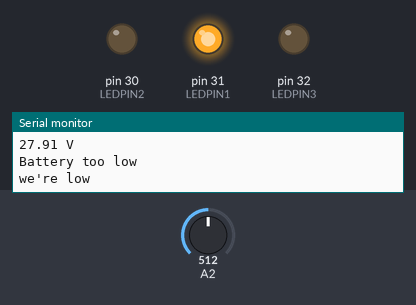
This sketch was run on a simulated Arduino Mega 2560, built with avr-gcc and run on an emulated ATmega2560. Parts: output pins drawn as LEDs (lit = HIGH), the last lines printed to the serial monitor. The test bench sets the inputs (shaded band); at power-on: A2 = 512.

Above: at 3.2 s.
3.3 s: A2 set to 607
6.3 s: A2 set to 634
At 6.9 s:
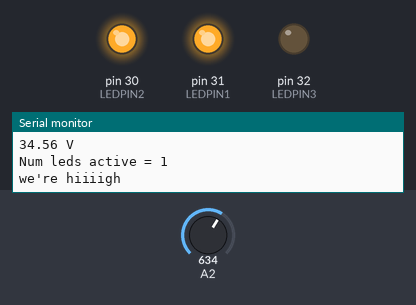
8.0 s: A2 set to 511
At 9.9 s:
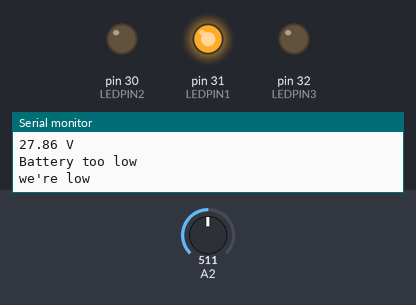
Timing chart, 0 to 11.4 s (numbered marks = the images above; inputs shaded):
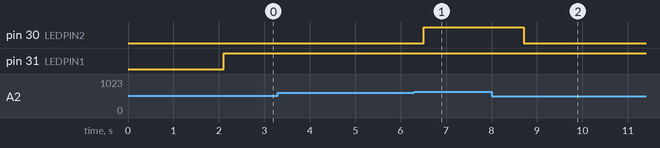

The sketch:

battery_measure_voltage.ino
```cpp
#define NUM_SAMPLES 10 // Used to find average reading
#define CAL1 5.015 // V dropped over r2 when measured with multimeter
#define CAL2 11.132 // V dropped over full circuit when measured with multimeter. Approx (r2+r1)/r2. Calculate with v_total/v_r2

#define LEDPIN1 31
#define LEDPIN2 30
#define LEDPIN3 32


int sum = 0;                    // sum of samples taken
unsigned char sample_count = 0; // current sample number
float r2_voltage = 0.0;         // calculated voltage over r2
float tot_voltage = 0.0;        // calculated voltage over whole circuit


void light_up(int num_active_leds){
  switch (num_active_leds) {

  case 0:
    digitalWrite(LEDPIN1, HIGH);
    digitalWrite(LEDPIN2, LOW);
    digitalWrite(LEDPIN3, LOW);
    Serial.println("we're low");
    break;
  case 1:
    digitalWrite(LEDPIN1, HIGH);
    digitalWrite(LEDPIN2, HIGH);
    digitalWrite(LEDPIN3, LOW);
    Serial.println("we're hiiiigh");
    break;

  default:
    digitalWrite(LEDPIN1, LOW);
    digitalWrite(LEDPIN2, LOW);
    digitalWrite(LEDPIN3, LOW);
    break;
  }
}

void display_leds(float tot_voltage){
  float num_leds = 2;
  float max_voltage = 38;
  float min_voltage = 30;
  float voltage_division_levels = (max_voltage-min_voltage)/num_leds;

  if( tot_voltage > min_voltage){
    int num_leds_active = floor((tot_voltage-min_voltage)/voltage_division_levels);
    Serial.println((String)"Num leds active = "+ num_leds_active);
    light_up(num_leds_active);
  }else{
    Serial.println((String)"Battery too low");
    light_up(0);
  }

}


void setup()
{
    Serial.begin(9600);
    delay(2000);


    pinMode(LEDPIN1, OUTPUT);
    pinMode(LEDPIN2, OUTPUT);
    pinMode(LEDPIN3, OUTPUT);
}


void loop()
{

    // Sample a few voltage samples and take the average
    while (sample_count < NUM_SAMPLES) {
        sum += analogRead(A2);
        sample_count++;
        delay(10);
    }

    // CALIBRATION 1: Just calibrating the voltage over r2
    r2_voltage = ((float)sum / (float)NUM_SAMPLES * CAL1) / 1024.0;


    // CALIBRATION 2: divides by 11.132 is the calibrated voltage divide value bcs of voltage dividing circuit
    tot_voltage = r2_voltage * CAL2;
    Serial.println((String)""+tot_voltage+" V");

    display_leds(tot_voltage);

    // Reset variables
    sample_count = 0;
    sum = 0;

    delay(1000);
}
```

Measured:
- the behaviour switches between 623 and 624 on A2 (found by bisection; images 0 and 1)
- after the input at 6.3 s, pin 30 (LEDPIN2): LOW → HIGH after 0.21 s
- after the input at 8.0 s, pin 30 (LEDPIN2): HIGH → LOW after 0.71 s
